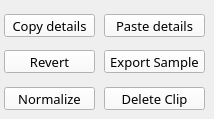
           <widget class="QWidget" name="tabFunctions">
            <attribute name="icon">
             <iconset resource="gui.qrc">
              <normaloff>:/icons/icons/clip-functions.png</normaloff>:/icons/icons/clip-functions.png</iconset>
            </attribute>
            <attribute name="title">
             <string/>
            </attribute>
            <attribute name="toolTip">
             <string>Clip functions (export, normalize...)</string>
            </attribute>
            <widget class="QPushButton" name="btnPaste">
             <property name="geometry">
              <rect>
               <x>104</x>
               <y>14</y>
               <width>101</width>
               <height>23</height>
              </rect>
             </property>
             <property name="font">
              <font>
               <family>Noto Sans</family>
               <pointsize>10</pointsize>
               <weight>50</weight>
               <italic>false</italic>
               <bold>false</bold>
              </font>
             </property>
             <property name="toolTip">
              <string>Gets another clip's details from memory and applies them to the current clip</string>
             </property>
             <property name="accessibleName">
              <string>Help_Clip_PasteDetails</string>
             </property>
             <property name="styleSheet">
              <string notr="true">background-color: rgb(250, 250, 250);
font: 10pt &quot;Noto Sans&quot;;
text-align: center;
color: rgb(0, 0, 0);</string>
             </property>
             <property name="text">
              <string>Paste details</string>
             </property>
            </widget>
            <widget class="QPushButton" name="deleteButton">
             <property name="geometry">
              <rect>
               <x>104</x>
               <y>87</y>
               <width>101</width>
               <height>23</height>
              </rect>
             </property>
             <property name="font">
              <font>
               <family>Noto Sans</family>
               <pointsize>10</pointsize>
               <weight>50</weight>
               <italic>false</italic>
               <bold>false</bold>
              </font>
             </property>
             <property name="toolTip">
              <string>Delete current clip from grid</string>
             </property>
             <property name="styleSheet">
              <string notr="true">background-color: rgb(250, 250, 250);
font: 10pt &quot;Noto Sans&quot;;
text-align: center;
color: rgb(0, 0, 0);</string>
             </property>
             <property name="text">
              <string>Delete Clip</string>
             </property>
            </widget>
            <widget class="QPushButton" name="exportButton">
             <property name="geometry">
              <rect>
               <x>104</x>
               <y>50</y>
               <width>101</width>
               <height>23</height>
              </rect>
             </property>
             <property name="font">
              <font>
               <family>Noto Sans</family>
               <pointsize>10</pointsize>
               <weight>50</weight>
               <italic>false</italic>
               <bold>false</bold>
              </font>
             </property>
             <property name="toolTip">
              <string>Export current clip sample as audio file</string>
             </property>
             <property name="styleSheet">
              <string notr="true">background-color: rgb(250, 250, 250);
font: 10pt &quot;Noto Sans&quot;;
text-align: center;
color: rgb(0, 0, 0);</string>
             </property>
             <property name="text">
              <string>Export Sample</string>
             </property>
            </widget>
            <widget class="QPushButton" name="revertButton">
             <property name="geometry">
              <rect>
               <x>4</x>
               <y>50</y>
               <width>91</width>
               <height>23</height>
              </rect>
             </property>
             <property name="font">
              <font>
               <family>Noto Sans</family>
               <pointsize>10</pointsize>
               <weight>50</weight>
               <italic>false</italic>
               <bold>false</bold>
              </font>
             </property>
             <property name="toolTip">
              <string>Revert clip sample</string>
             </property>
             <property name="accessibleName">
              <string>Help_Clip_Revert</string>
             </property>
             <property name="styleSheet">
              <string notr="true">background-color: rgb(250, 250, 250);
font: 10pt &quot;Noto Sans&quot;;
text-align: center;
color: rgb(0, 0, 0);</string>
             </property>
             <property name="text">
              <string>Revert</string>
             </property>
            </widget>
            <widget class="QPushButton" name="btnCopy">
             <property name="geometry">
              <rect>
               <x>4</x>
               <y>14</y>
               <width>91</width>
               <height>23</height>
              </rect>
             </property>
             <property name="font">
              <font>
               <family>Noto Sans</family>
               <pointsize>10</pointsize>
               <weight>50</weight>
               <italic>false</italic>
               <bold>false</bold>
              </font>
             </property>
             <property name="toolTip">
              <string>Stores current clip's details in memory, to apply them to another clip</string>
             </property>
             <property name="accessibleName">
              <string>Help_Clip_CopyDetails</string>
             </property>
             <property name="styleSheet">
              <string notr="true">background-color: rgb(250, 250, 250);
font: 10pt &quot;Noto Sans&quot;;
text-align: center;
color: rgb(0, 0, 0);</string>
             </property>
             <property name="text">
              <string>Copy details</string>
             </property>
            </widget>
            <widget class="QPushButton" name="normalizeButton">
             <property name="geometry">
              <rect>
               <x>4</x>
               <y>87</y>
               <width>91</width>
               <height>23</height>
              </rect>
             </property>
             <property name="font">
              <font>
               <family>Noto Sans</family>
               <pointsize>10</pointsize>
               <weight>50</weight>
               <italic>false</italic>
               <bold>false</bold>
              </font>
             </property>
             <property name="toolTip">
              <string>Normalize current clip sample</string>
             </property>
             <property name="accessibleName">
              <string>Help_Clip_Normalize</string>
             </property>
             <property name="styleSheet">
              <string notr="true">background-color: rgb(250, 250, 250);
font: 10pt &quot;Noto Sans&quot;;
text-align: center;
color: rgb(0, 0, 0);</string>
             </property>
             <property name="text">
              <string>Normalize</string>
             </property>
            </widget>
           </widget>
